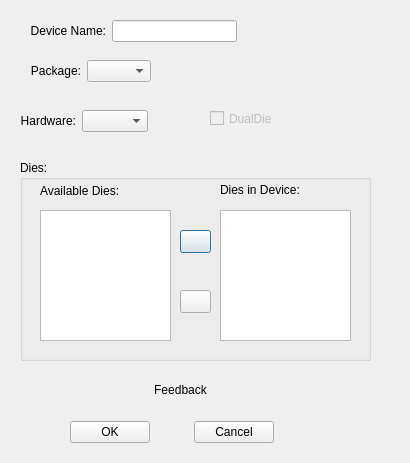
<?xml version="1.0" encoding="UTF-8"?>
<ui version="4.0">
 <class>NewDeviceWizard</class>
 <widget class="QDialog" name="NewDeviceWizard">
  <property name="geometry">
   <rect>
    <x>0</x>
    <y>0</y>
    <width>410</width>
    <height>463</height>
   </rect>
  </property>
  <property name="sizePolicy">
   <sizepolicy hsizetype="Fixed" vsizetype="Fixed">
    <horstretch>0</horstretch>
    <verstretch>0</verstretch>
   </sizepolicy>
  </property>
  <property name="minimumSize">
   <size>
    <width>410</width>
    <height>463</height>
   </size>
  </property>
  <property name="maximumSize">
   <size>
    <width>410</width>
    <height>463</height>
   </size>
  </property>
  <property name="windowTitle">
   <string>Dialog</string>
  </property>
  <widget class="QGroupBox" name="groupBox">
   <property name="geometry">
    <rect>
     <x>20</x>
     <y>160</y>
     <width>351</width>
     <height>201</height>
    </rect>
   </property>
   <property name="minimumSize">
    <size>
     <width>351</width>
     <height>201</height>
    </size>
   </property>
   <property name="maximumSize">
    <size>
     <width>351</width>
     <height>201</height>
    </size>
   </property>
   <property name="title">
    <string>Dies:</string>
   </property>
   <widget class="QListWidget" name="AvailableDies">
    <property name="geometry">
     <rect>
      <x>20</x>
      <y>50</y>
      <width>131</width>
      <height>131</height>
     </rect>
    </property>
   </widget>
   <widget class="QPushButton" name="AddDie">
    <property name="geometry">
     <rect>
      <x>160</x>
      <y>70</y>
      <width>31</width>
      <height>23</height>
     </rect>
    </property>
    <property name="text">
     <string/>
    </property>
   </widget>
   <widget class="QPushButton" name="RemoveDie">
    <property name="geometry">
     <rect>
      <x>160</x>
      <y>130</y>
      <width>31</width>
      <height>23</height>
     </rect>
    </property>
    <property name="text">
     <string/>
    </property>
   </widget>
   <widget class="QListWidget" name="DiesInDevice">
    <property name="geometry">
     <rect>
      <x>200</x>
      <y>50</y>
      <width>131</width>
      <height>131</height>
     </rect>
    </property>
   </widget>
   <widget class="QLabel" name="label_3">
    <property name="geometry">
     <rect>
      <x>20</x>
      <y>20</y>
      <width>81</width>
      <height>21</height>
     </rect>
    </property>
    <property name="text">
     <string>Available Dies:</string>
    </property>
   </widget>
   <widget class="QLabel" name="label_4">
    <property name="geometry">
     <rect>
      <x>200</x>
      <y>20</y>
      <width>81</width>
      <height>20</height>
     </rect>
    </property>
    <property name="text">
     <string>Dies in Device:</string>
    </property>
   </widget>
  </widget>
  <widget class="QLabel" name="Feedback">
   <property name="geometry">
    <rect>
     <x>10</x>
     <y>380</y>
     <width>341</width>
     <height>20</height>
    </rect>
   </property>
   <property name="text">
    <string>Feedback</string>
   </property>
   <property name="alignment">
    <set>Qt::AlignCenter</set>
   </property>
  </widget>
  <widget class="QCheckBox" name="DualDie">
   <property name="enabled">
    <bool>false</bool>
   </property>
   <property name="geometry">
    <rect>
     <x>210</x>
     <y>110</y>
     <width>70</width>
     <height>17</height>
    </rect>
   </property>
   <property name="text">
    <string>DualDie</string>
   </property>
  </widget>
  <widget class="QWidget" name="">
   <property name="geometry">
    <rect>
     <x>30</x>
     <y>20</y>
     <width>207</width>
     <height>22</height>
    </rect>
   </property>
   <layout class="QHBoxLayout" name="horizontalLayout">
    <item>
     <widget class="QLabel" name="label">
      <property name="text">
       <string>Device Name:</string>
      </property>
      <property name="alignment">
       <set>Qt::AlignRight|Qt::AlignTrailing|Qt::AlignVCenter</set>
      </property>
     </widget>
    </item>
    <item>
     <widget class="QLineEdit" name="DeviceName"/>
    </item>
   </layout>
  </widget>
  <widget class="QWidget" name="">
   <property name="geometry">
    <rect>
     <x>30</x>
     <y>60</y>
     <width>121</width>
     <height>22</height>
    </rect>
   </property>
   <layout class="QHBoxLayout" name="horizontalLayout_2">
    <item>
     <widget class="QLabel" name="label_2">
      <property name="text">
       <string>Package:</string>
      </property>
      <property name="alignment">
       <set>Qt::AlignRight|Qt::AlignTrailing|Qt::AlignVCenter</set>
      </property>
     </widget>
    </item>
    <item>
     <widget class="QComboBox" name="Package"/>
    </item>
   </layout>
  </widget>
  <widget class="QWidget" name="">
   <property name="geometry">
    <rect>
     <x>20</x>
     <y>110</y>
     <width>128</width>
     <height>22</height>
    </rect>
   </property>
   <layout class="QHBoxLayout" name="horizontalLayout_3">
    <item>
     <widget class="QLabel" name="label_5">
      <property name="text">
       <string>Hardware:</string>
      </property>
      <property name="alignment">
       <set>Qt::AlignRight|Qt::AlignTrailing|Qt::AlignVCenter</set>
      </property>
     </widget>
    </item>
    <item>
     <widget class="QComboBox" name="Hardware"/>
    </item>
   </layout>
  </widget>
  <widget class="QWidget" name="">
   <property name="geometry">
    <rect>
     <x>70</x>
     <y>420</y>
     <width>204</width>
     <height>25</height>
    </rect>
   </property>
   <layout class="QHBoxLayout" name="horizontalLayout_4">
    <item>
     <widget class="QPushButton" name="OKButton">
      <property name="text">
       <string>OK</string>
      </property>
     </widget>
    </item>
    <item>
     <spacer name="horizontalSpacer">
      <property name="orientation">
       <enum>Qt::Horizontal</enum>
      </property>
      <property name="sizeHint" stdset="0">
       <size>
        <width>40</width>
        <height>20</height>
       </size>
      </property>
     </spacer>
    </item>
    <item>
     <widget class="QPushButton" name="CancelButton">
      <property name="text">
       <string>Cancel</string>
      </property>
     </widget>
    </item>
   </layout>
  </widget>
 </widget>
 <resources/>
 <connections/>
</ui>
